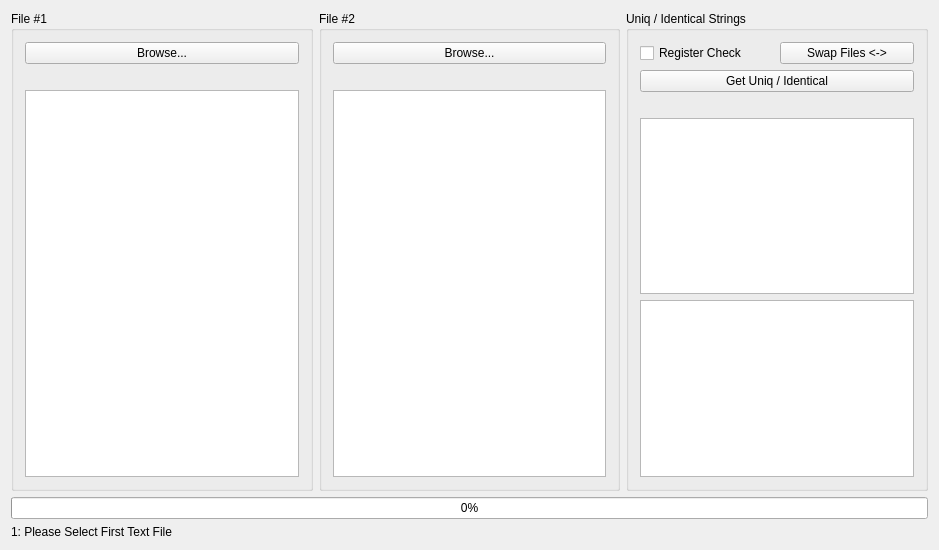
<?xml version="1.0" encoding="UTF-8"?>
<ui version="4.0">
 <class>Widget</class>
 <widget class="QWidget" name="Widget">
  <property name="geometry">
   <rect>
    <x>0</x>
    <y>0</y>
    <width>939</width>
    <height>550</height>
   </rect>
  </property>
  <property name="windowTitle">
   <string>Text File Comparator by EXL for BOXA</string>
  </property>
  <layout class="QVBoxLayout" name="verticalLayout_4">
   <item>
    <layout class="QHBoxLayout" name="horizontalLayout">
     <item>
      <widget class="QGroupBox" name="groupBox">
       <property name="title">
        <string>File #1</string>
       </property>
       <layout class="QVBoxLayout" name="verticalLayout">
        <item>
         <widget class="QPushButton" name="pushButton">
          <property name="text">
           <string>Browse...</string>
          </property>
         </widget>
        </item>
        <item>
         <widget class="QLabel" name="label_2">
          <property name="text">
           <string/>
          </property>
         </widget>
        </item>
        <item>
         <widget class="QPlainTextEdit" name="plainTextEdit">
          <property name="font">
           <font>
            <family>Courier New</family>
           </font>
          </property>
          <property name="lineWrapMode">
           <enum>QPlainTextEdit::NoWrap</enum>
          </property>
          <property name="readOnly">
           <bool>true</bool>
          </property>
         </widget>
        </item>
       </layout>
      </widget>
     </item>
     <item>
      <widget class="QGroupBox" name="groupBox_2">
       <property name="title">
        <string>File #2</string>
       </property>
       <layout class="QVBoxLayout" name="verticalLayout_2">
        <item>
         <widget class="QPushButton" name="pushButton_2">
          <property name="text">
           <string>Browse...</string>
          </property>
         </widget>
        </item>
        <item>
         <widget class="QLabel" name="label_3">
          <property name="text">
           <string/>
          </property>
         </widget>
        </item>
        <item>
         <widget class="QPlainTextEdit" name="plainTextEdit_2">
          <property name="font">
           <font>
            <family>Courier New</family>
           </font>
          </property>
          <property name="lineWrapMode">
           <enum>QPlainTextEdit::NoWrap</enum>
          </property>
          <property name="readOnly">
           <bool>true</bool>
          </property>
         </widget>
        </item>
       </layout>
      </widget>
     </item>
     <item>
      <widget class="QGroupBox" name="groupBox_3">
       <property name="title">
        <string>Uniq / Identical Strings</string>
       </property>
       <layout class="QVBoxLayout" name="verticalLayout_3">
        <item>
         <layout class="QHBoxLayout" name="horizontalLayout_2">
          <item>
           <widget class="QCheckBox" name="checkBox">
            <property name="text">
             <string>Register Check</string>
            </property>
           </widget>
          </item>
          <item>
           <widget class="QPushButton" name="pushButton_4">
            <property name="text">
             <string>Swap Files &lt;-&gt;</string>
            </property>
           </widget>
          </item>
         </layout>
        </item>
        <item>
         <widget class="QPushButton" name="pushButton_3">
          <property name="text">
           <string>Get Uniq / Identical</string>
          </property>
         </widget>
        </item>
        <item>
         <widget class="QLabel" name="label_4">
          <property name="text">
           <string/>
          </property>
         </widget>
        </item>
        <item>
         <widget class="QTextEdit" name="textEdit">
          <property name="font">
           <font>
            <family>Courier New</family>
           </font>
          </property>
          <property name="lineWrapMode">
           <enum>QTextEdit::NoWrap</enum>
          </property>
          <property name="readOnly">
           <bool>true</bool>
          </property>
         </widget>
        </item>
        <item>
         <widget class="QTextEdit" name="textEdit_2">
          <property name="font">
           <font>
            <family>Courier New</family>
           </font>
          </property>
          <property name="readOnly">
           <bool>true</bool>
          </property>
         </widget>
        </item>
       </layout>
      </widget>
     </item>
    </layout>
   </item>
   <item>
    <widget class="QProgressBar" name="progressBar">
     <property name="value">
      <number>0</number>
     </property>
    </widget>
   </item>
   <item>
    <widget class="QLabel" name="label">
     <property name="text">
      <string>1: Please Select First Text File</string>
     </property>
    </widget>
   </item>
  </layout>
 </widget>
 <layoutdefault spacing="6" margin="11"/>
 <resources/>
 <connections/>
</ui>
